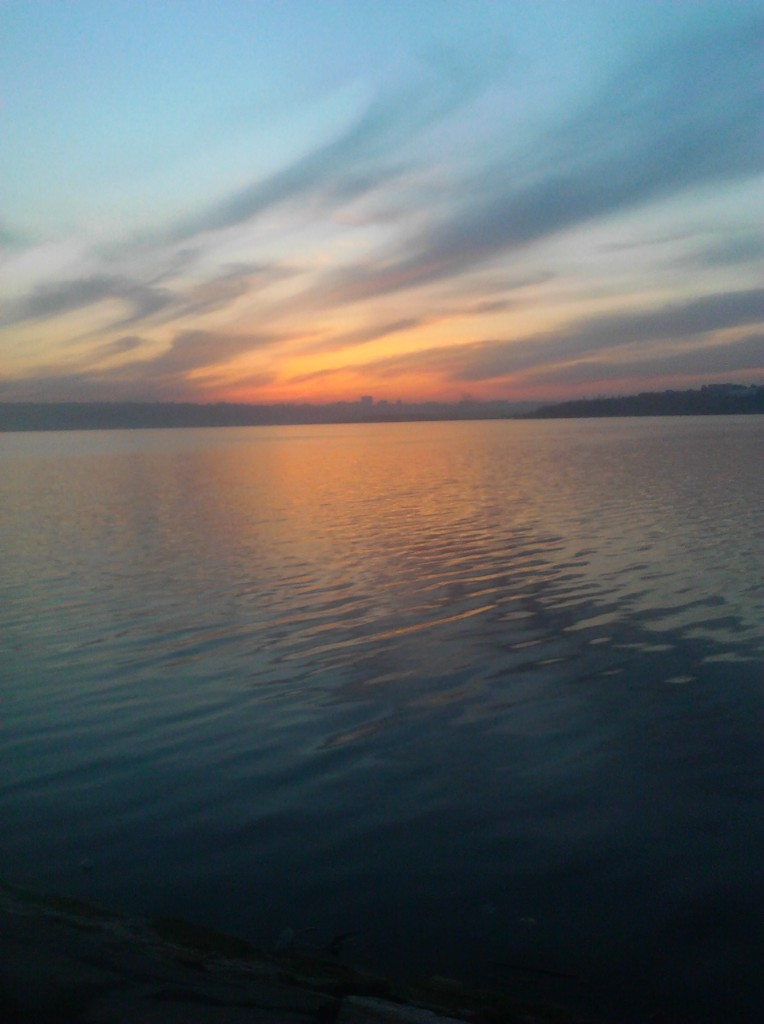
#> input picture ilim-assistant/arsiv/video_gorseller/001.png, 764 x 1024 px
$ python -i mimar_sanat.py   (imports and definitions only)
#> lines starting #> are read from the running program, lines starting #| are printed output that depends on the picture; after the words box and inside, x2 and y2 are one past the last pixel; in counts of white or black regions, pixels touching at a corner belong together
#> further down, picture is the input picture: PIL image 764x1024 RGB; mean R, G, B 96.8, 103.4, 104.9
"""
Mimar — Resim · Sanat galerisi (Faz 4S-1 arşiv, 4S-2 tanıma, 4S-3 eskiz katmanı).
"""

from __future__ import annotations

import base64
import io
import json
import os
import re
import uuid
from datetime import datetime, timezone
from pathlib import Path
from typing import Any

_MIMAR = "Ümit & Gökçenur"
_SANAT_SUB = "ilim-assistant/arsiv/mimar-sanat"
_MAX_BYTES = 25_000_000
_IMAGE_EXTS = frozenset({".jpg", ".jpeg", ".png", ".webp", ".bmp", ".tif", ".tiff", ".gif"})


def _repo_root() -> Path:
    return Path(__file__).resolve().parents[2].parent


# [5 lines left out: function sanat_dir, not called in this run]


def _catalog_path(repo_root: Path | None = None) -> Path:
    return sanat_dir(repo_root) / "_catalog.json"


# [8 lines left out: function _load_catalog, not called in this run]


def _save_catalog(data: dict[str, Any], repo_root: Path | None = None) -> None:
    p = _catalog_path(repo_root)
    p.write_text(json.dumps(data, ensure_ascii=False, indent=2), encoding="utf-8")


def _safe_name(name: str) -> str:
    base = re.sub(r"[^a-zA-Z0-9._\-]+", "_", (name or "eser").strip()).strip("._")
    return base[:120] or "eser"


# [36 lines left out: functions resolve_sanat_rel, pillow_available, gemini_available, not called in this run]


def opencv_available() -> bool:
    if os.environ.get("RUZGAR_OPENCV", "1").strip().lower() in ("0", "false", "no"):
        return False
    try:
        import cv2  # noqa: F401

        return True
    except ImportError:
        return False


# [362 lines left out: functions _open_image, _save_image, _entry_defaults, capabilities, upload_bytes, list_works and 9 more, not called in this run]


def _gemini_identify(raw: bytes, mime: str) -> dict[str, Any]:
    return _gemini_analyze(raw, mime, depth="quick")


# [26 lines left out: function _local_analyze, not called in this run]


def _local_identify(rel: str, repo_root: Path | None = None) -> dict[str, Any]:
    return _local_analyze(rel, repo_root, depth="quick")


# [82 lines left out: functions _commit_analysis, analyze_work, identify_work, not called in this run]


def _xml_attr(val: str | float) -> str:
    s = str(val).replace("&", "&amp;").replace('"', "&quot;").replace("<", "&lt;")
    return s


# [128 lines left out: functions commands_to_svg, sketch_work, not called in this run]


def _trace_copy(img) -> Any:
    from PIL import Image, ImageFilter, ImageOps

    gray = img.convert("L")
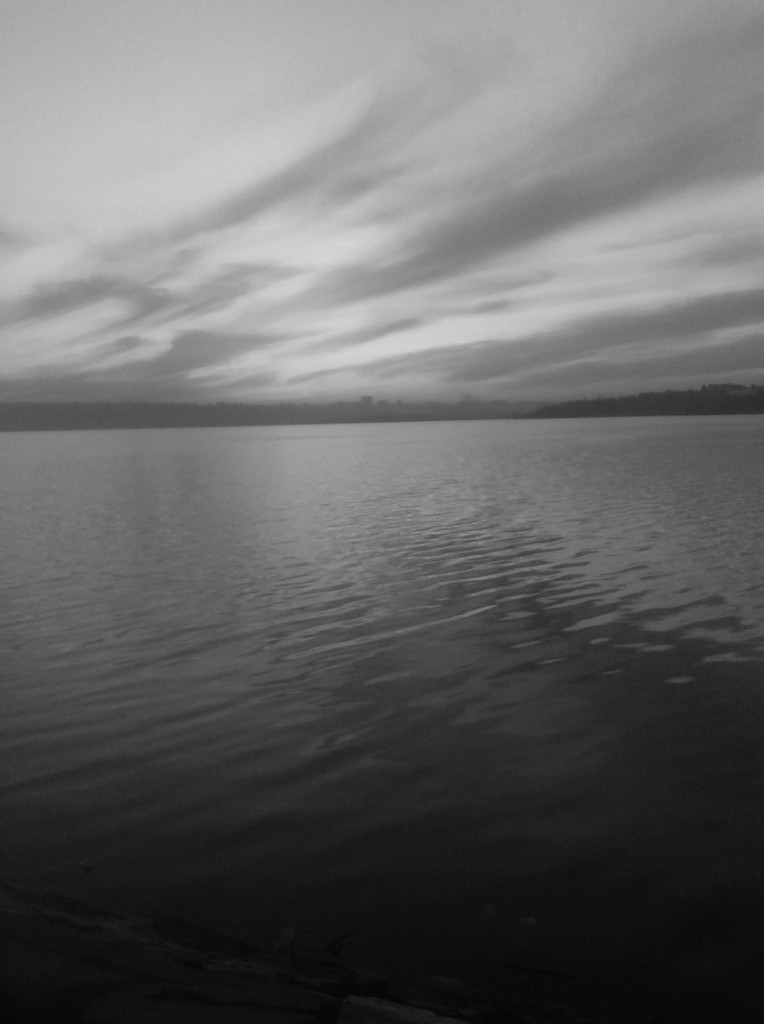
#> gray: PIL image 764x1024 L; min 4, max 215, mean 101.6
    if opencv_available():
        import cv2
        import numpy as np

        arr = np.array(gray)
        edges = cv2.Canny(arr, 45, 130)
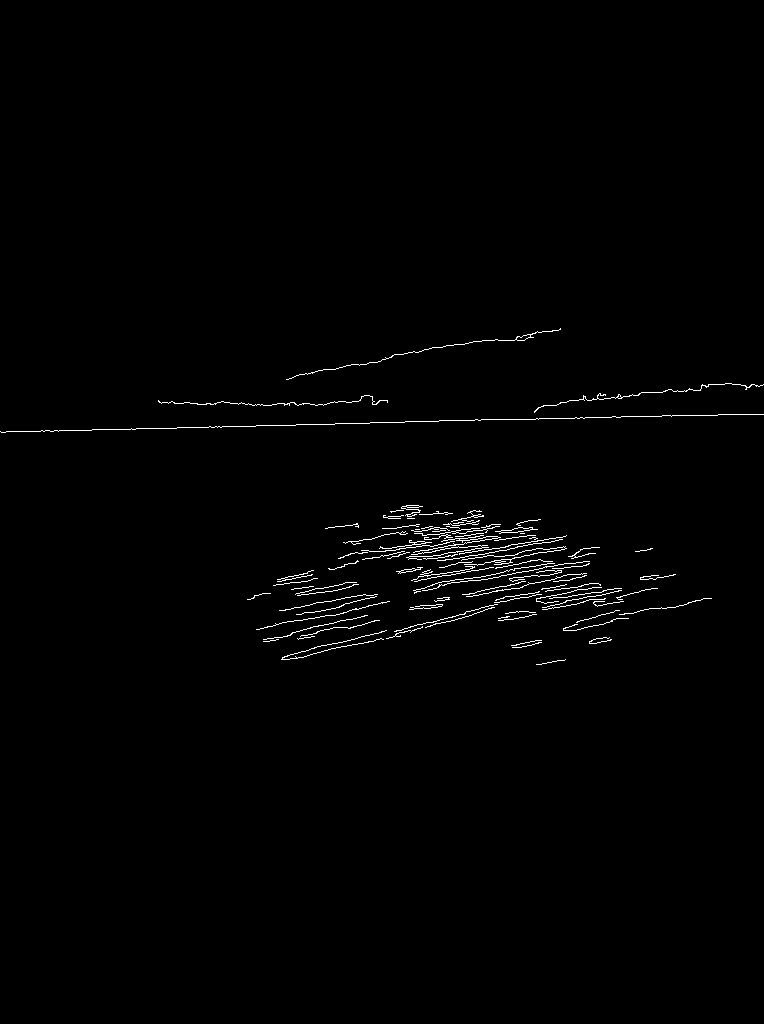
#> edges: shape (1024, 764); 0.94% white in thin lines or dots, all inside (x1, y1, x2, y2) = (0, 328, 764, 665)
        inv = 255 - edges
        return Image.merge("RGB", (Image.fromarray(inv),) * 3)
    edges = gray.filter(ImageFilter.FIND_EDGES)
    edges = ImageOps.autocontrast(edges)
    return Image.merge("RGB", (edges, edges, edges))


# [61 lines left out: functions _poster_copy, _pencil_copy, copy_work, not called in this run]

>>> from PIL import Image
>>> picture = Image.open('../../arsiv/video_gorseller/001.png')
>>> result = _trace_copy(picture)
